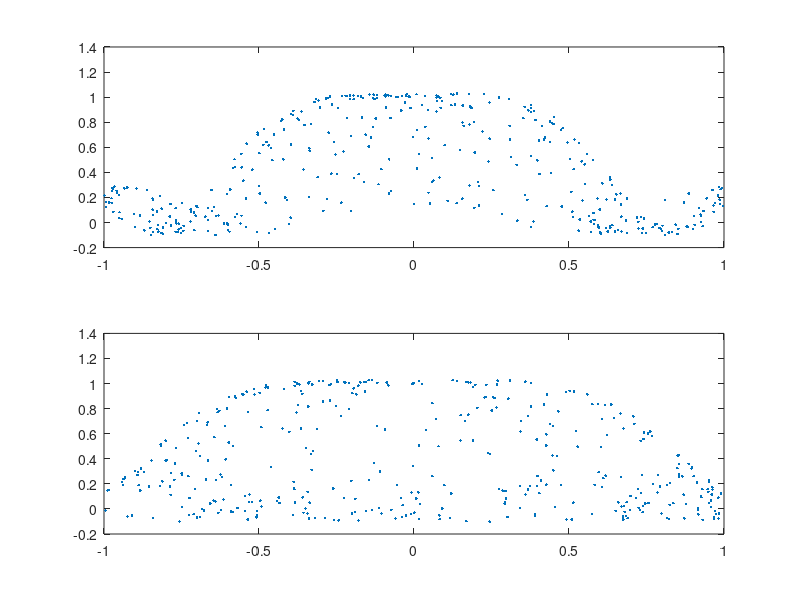

This figure's MATLAB source: (Note: this script raises an error after producing the figure.)
clear
close all
clc

addpath('..\Core\')

%% Producing simulations of the sinc function

omega = 2*pi;
sigmaW2 = 1e-4;

n = 2;
N = 4e2;
x = 2*rand(2,N) - 1;
L = 0.5*[2 0; 0 1];
r = diag(x'*L*x);
f = sin( omega*r )./(omega*r) + 0.1*atan( omega*r );
y = f' + sqrt(sigmaW2)*randn(1,N);

Ntrain = N;
X = x(:,1:Ntrain);
Y = y(1:Ntrain);

figure
subplot(211)
plot(x(1,:),y,'.')

subplot(212)
plot(x(2,:),y,'.')

%% Extracting a sub-sample for the sparse GPR method
close all
clc

m = 50;
ind = UniformSpaceSampling(X,m);                                            % Random sample from the full data set
indices = false(1,Ntrain);
indices(ind) = true;

plot(X(1,:),X(2,:),'.','Color',0.75*ones(3,1))
hold on
plot(X(1,ind),X(2,ind),'X')

%% Calculating the GPR with sparse covariance approximations
close all
clc

%-- Optimizing based on the full covariance matrix
theta0 = ones(n+2,1);
tic
[hyperP1,lnL1] = optimize_gpr( X, Y, theta0 );
toc

%%-- Optimizing based on the Subset of Regressors approach
Method1 = 'SoR';
tic
[hyperP2,lnL2] = optimize_gpr( X, Y, theta0, Method1, indices );
toc

%%-- Optimizing based on the Subset of Regressors approach
Method2 = 'SoD';
tic
[hyperP3,lnL3] = optimize_gpr( X, Y, theta0, Method2, indices );
toc

%% Evaluate the obtained models
close all
clc

Ngrid = 20;
[x1,x2] = ndgrid(linspace(-1,1,Ngrid));
x_test = [x1(:)'; x2(:)'];
r = diag(x_test'*L*x_test);
f_test = sin( omega*r )./(omega*r) + 0.1*atan( omega*r );
y_test = f_test' + sqrt(sigmaW2)*randn(1,Ngrid^2);

%-- Predictions from the full covariance GPR
tic
[yh{1},varY{1}] = gpr_predict( x_test, X, Y, hyperP1 );
toc

%-- Predictions from the Subset of Regressors method
tic
[yh{2},varY{2}] = gpr_predict( x_test, X, Y, hyperP2, Method1, indices );
toc

%-- Predictions from the Subset of Data method
tic
[yh{3},varY{3}] = gpr_predict( x_test, X, Y, hyperP3, Method2, indices );
toc

%-- Predictions from the Projected Process method
Method3 = 'PP';
tic
[yh{4},varY{4}] = gpr_predict( x_test, X, Y, hyperP2, Method3, indices );
toc

%% Plotting the results
close all
clc


figure('Position',[100 100 1200 900])

subplot(2,3,1)
surf(x1,x2,reshape(f_test,Ngrid,Ngrid))
view(30,45)
for i=1:4
    subplot(2,3,i+1)
    surf(x1,x2,reshape(yh{i},Ngrid,Ngrid))
    view(30,45)
end